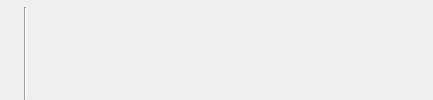
  <widget class="QWidget" name="centralwidget">
   <layout class="QGridLayout" name="gridLayout_2">
    <property name="leftMargin">
     <number>0</number>
    </property>
    <property name="topMargin">
     <number>7</number>
    </property>
    <property name="rightMargin">
     <number>0</number>
    </property>
    <property name="bottomMargin">
     <number>0</number>
    </property>
    <item row="0" column="0">
     <widget class="QWidget" name="wgt_inputs" native="true">
      <property name="sizePolicy">
       <sizepolicy hsizetype="Expanding" vsizetype="Preferred">
        <horstretch>2</horstretch>
        <verstretch>0</verstretch>
       </sizepolicy>
      </property>
      <layout class="QGridLayout" name="gridLayout">
       <property name="leftMargin">
        <number>0</number>
       </property>
       <property name="topMargin">
        <number>0</number>
       </property>
       <property name="rightMargin">
        <number>0</number>
       </property>
       <property name="bottomMargin">
        <number>0</number>
       </property>
       <item row="0" column="0">
        <widget class="Viewport" name="viewport1" native="true">
         <property name="styleSheet">
          <string notr="true">border-color: black</string>
         </property>
        </widget>
       </item>
       <item row="0" column="1">
        <widget class="Viewport" name="viewport2" native="true">
         <property name="styleSheet">
          <string notr="true">border-color: black</string>
         </property>
        </widget>
       </item>
       <item row="0" column="2">
        <widget class="Viewport" name="viewport3" native="true">
         <property name="styleSheet">
          <string notr="true">border-color: black</string>
         </property>
        </widget>
       </item>
       <item row="0" column="3">
        <widget class="Viewport" name="viewport4" native="true">
         <property name="styleSheet">
          <string notr="true">border-color: black</string>
         </property>
        </widget>
       </item>
      </layout>
     </widget>
    </item>
    <item row="0" column="1">
     <widget class="Line" name="line">
      <property name="orientation">
       <enum>Qt::Vertical</enum>
      </property>
     </widget>
    </item>
    <item row="0" column="2">
     <widget class="QWidget" name="wgt_outputs" native="true">
      <property name="sizePolicy">
       <sizepolicy hsizetype="Preferred" vsizetype="Expanding">
        <horstretch>1</horstretch>
        <verstretch>0</verstretch>
       </sizepolicy>
      </property>
      <property name="minimumSize">
       <size>
        <width>400</width>
        <height>0</height>
       </size>
      </property>
      <property name="maximumSize">
       <size>
        <width>700</width>
        <height>16777215</height>
       </size>
      </property>
      <property name="sizeIncrement">
       <size>
        <width>0</width>
        <height>0</height>
       </size>
      </property>
      <property name="baseSize">
       <size>
        <width>700</width>
        <height>0</height>
       </size>
      </property>
      <layout class="QVBoxLayout" name="verticalLayout">
       <property name="leftMargin">
        <number>0</number>
       </property>
       <property name="topMargin">
        <number>0</number>
       </property>
       <property name="rightMargin">
        <number>7</number>
       </property>
       <property name="bottomMargin">
        <number>0</number>
       </property>
       <item>
        <widget class="Viewport" name="viewport5" native="true">
         <property name="sizePolicy">
          <sizepolicy hsizetype="Minimum" vsizetype="Preferred">
           <horstretch>0</horstretch>
           <verstretch>0</verstretch>
          </sizepolicy>
         </property>
         <property name="styleSheet">
          <string notr="true">border-color: black</string>
         </property>
         <property name="can_browse" stdset="0">
          <bool>false</bool>
         </property>
         <property name="ft_enabled" stdset="0">
          <bool>false</bool>
         </property>
        </widget>
       </item>
       <item>
        <widget class="Viewport" name="viewport6" native="true">
         <property name="sizePolicy">
          <sizepolicy hsizetype="Minimum" vsizetype="Preferred">
           <horstretch>0</horstretch>
           <verstretch>0</verstretch>
          </sizepolicy>
         </property>
         <property name="styleSheet">
          <string notr="true">QLabel {
			background: white;
}</string>
         </property>
         <property name="can_browse" stdset="0">
          <bool>false</bool>
         </property>
         <property name="ft_enabled" stdset="0">
          <bool>false</bool>
         </property>
        </widget>
       </item>
      </layout>
     </widget>
    </item>
   </layout>
  </widget>
